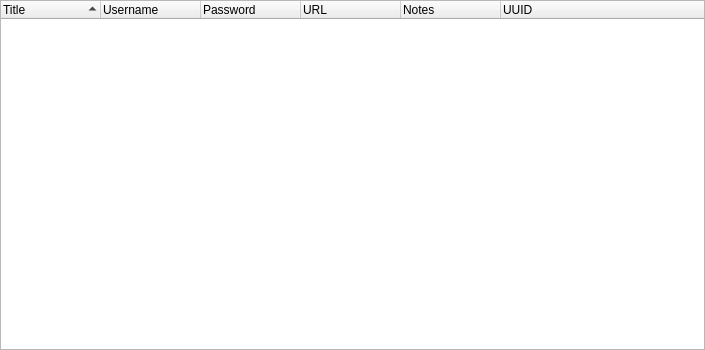
<?xml version="1.0" encoding="UTF-8"?>
<ui version="4.0">
 <class>EntryTableWidget</class>
 <widget class="QWidget" name="EntryTableWidget">
  <property name="geometry">
   <rect>
    <x>0</x>
    <y>0</y>
    <width>705</width>
    <height>350</height>
   </rect>
  </property>
  <property name="windowTitle">
   <string>Form</string>
  </property>
  <layout class="QHBoxLayout" name="horizontalLayout">
   <property name="spacing">
    <number>0</number>
   </property>
   <property name="margin">
    <number>0</number>
   </property>
   <item>
    <widget class="QStackedWidget" name="stackedWidget">
     <property name="currentIndex">
      <number>0</number>
     </property>
     <widget class="QWidget" name="tablePage">
      <layout class="QHBoxLayout" name="horizontalLayout_2">
       <property name="spacing">
        <number>0</number>
       </property>
       <property name="margin">
        <number>0</number>
       </property>
       <item>
        <widget class="QTreeWidget" name="table">
         <property name="contextMenuPolicy">
          <enum>Qt::CustomContextMenu</enum>
         </property>
         <property name="alternatingRowColors">
          <bool>true</bool>
         </property>
         <property name="selectionMode">
          <enum>QAbstractItemView::ExtendedSelection</enum>
         </property>
         <property name="indentation">
          <number>0</number>
         </property>
         <property name="sortingEnabled">
          <bool>true</bool>
         </property>
         <column>
          <property name="text">
           <string>Title</string>
          </property>
         </column>
         <column>
          <property name="text">
           <string>Username</string>
          </property>
         </column>
         <column>
          <property name="text">
           <string>Password</string>
          </property>
         </column>
         <column>
          <property name="text">
           <string notr="true">URL</string>
          </property>
         </column>
         <column>
          <property name="text">
           <string>Notes</string>
          </property>
         </column>
         <column>
          <property name="text">
           <string notr="true">UUID</string>
          </property>
         </column>
        </widget>
       </item>
      </layout>
     </widget>
     <widget class="QWidget" name="messagePage">
      <layout class="QHBoxLayout" name="horizontalLayout_3">
       <property name="spacing">
        <number>0</number>
       </property>
       <property name="margin">
        <number>0</number>
       </property>
       <item>
        <widget class="QLabel" name="label">
         <property name="sizePolicy">
          <sizepolicy hsizetype="Expanding" vsizetype="Expanding">
           <horstretch>0</horstretch>
           <verstretch>0</verstretch>
          </sizepolicy>
         </property>
         <property name="styleSheet">
          <string notr="true">background-color: rgb(255, 255, 255);</string>
         </property>
         <property name="frameShape">
          <enum>QFrame::StyledPanel</enum>
         </property>
         <property name="text">
          <string>Select a group on the left to display the entries it contains, or press Ctrl+F to perform a search.</string>
         </property>
         <property name="alignment">
          <set>Qt::AlignCenter</set>
         </property>
         <property name="wordWrap">
          <bool>true</bool>
         </property>
        </widget>
       </item>
      </layout>
     </widget>
    </widget>
   </item>
  </layout>
 </widget>
 <tabstops>
  <tabstop>table</tabstop>
 </tabstops>
 <resources/>
 <connections/>
</ui>
